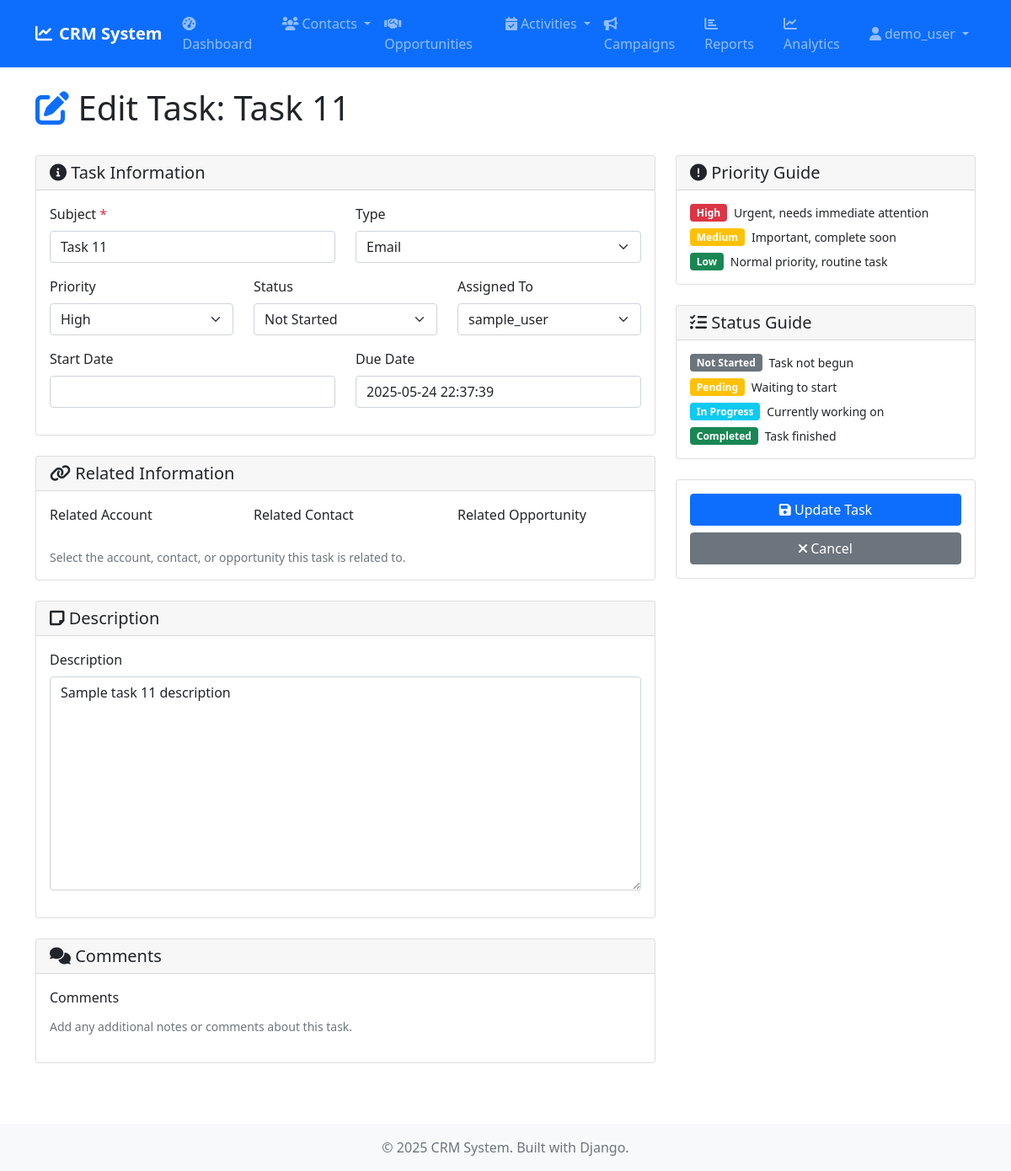
Page /tasks/17/edit/ (signed in) on the committed database.
### tasks/models.py (models this page shows, shortened)
class Task(models.Model):
    STATUS_CHOICES = [
        ('not_started', 'Not Started'),
        ('in_progress', 'In Progress'),
        ('completed', 'Completed'),
        ('pending_input', 'Pending Input'),
        ('deferred', 'Deferred'),
    ]
    PRIORITY_CHOICES = [
        ('low', 'Low'),
        ('medium', 'Medium'),
        ('high', 'High'),
    ]
    TYPE_CHOICES = [
        ('call', 'Call'),
        ('meeting', 'Meeting'),
        ('email', 'Email'),
        ('task', 'Task'),
        ('demo', 'Demo'),
        ('other', 'Other'),
    ]
    subject = models.CharField(max_length=200)
    status = models.CharField(max_length=15, choices=STATUS_CHOICES, default='not_started')
    priority = models.CharField(max_length=10, choices=PRIORITY_CHOICES, default='medium')
    task_type = models.CharField(max_length=10, choices=TYPE_CHOICES, default='task')
    due_date = models.DateTimeField()
    start_date = models.DateTimeField(null=True, blank=True)
    description = models.TextField(blank=True)
    content_type = models.ForeignKey(ContentType, on_delete=models.CASCADE, null=True, blank=True)
    object_id = models.PositiveIntegerField(null=True, blank=True)
    related_to = GenericForeignKey('content_type', 'object_id')
    assigned_to = models.ForeignKey(User, on_delete=models.CASCADE, related_name='assigned_tasks')
    created_by = models.ForeignKey(User, on_delete=models.SET_NULL, null=True, blank=True, related_name='created_tasks')
    created_at = models.DateTimeField(auto_now_add=True)
    updated_at = models.DateTimeField(auto_now=True)
    class Meta:
        ordering = ['due_date']

### tasks/views.py (the view, shortened to what this page needs)
# urls.py: path('<int:pk>/edit/', views.TaskUpdateView.as_view(), name='edit'),
class TaskUpdateView(LoginRequiredMixin, UpdateView):
    model = Task
    template_name = 'tasks/task_form.html'
    fields = ['subject', 'status', 'priority', 'task_type', 'due_date', 'start_date', 'description', 'assigned_to']

### templates/tasks/task_form.html (shortened to what this page needs)
{% extends 'base.html' %}
{% load widget_tweaks %}
{% block content %}
<div class="d-flex justify-content-between align-items-center mb-4">
    <h1>
        <i class="fas fa-{% if object %}edit{% else %}plus{% endif %} text-primary"></i>
        {% if object %}Edit Task: {{ object.subject }}{% else %}Create New Task{% endif %}
    </h1>
</div>
<form method="post" class="needs-validation" novalidate>
    <div class="row">
        <div class="col-lg-8">
            <div class="card mb-4">
                <div class="card-header">
                    <h5 class="card-title mb-0"><i class="fas fa-info-circle"></i> Task Information</h5>
                </div>
                <div class="card-body">
                    <div class="row">
                        <div class="col-md-6">
                            <div class="mb-3">
                                <label for="{{ form.subject.id_for_label }}" class="form-label">Subject <span class="text-danger">*</span></label>
                                {{ form.subject|add_class:"form-control" }}
                            </div>
                        </div>
                        <div class="col-md-6">
                            <div class="mb-3">
                                <label for="{{ form.task_type.id_for_label }}" class="form-label">Type</label>
                                {{ form.task_type|add_class:"form-select" }}
                            </div>
                        </div>
                    </div>
                    <div class="row">
                        <div class="col-md-4">
                            <div class="mb-3">
                                <label for="{{ form.priority.id_for_label }}" class="form-label">Priority</label>
                                {{ form.priority|add_class:"form-select" }}
                            </div>
                        </div>
                        <div class="col-md-4">
                            <div class="mb-3">
                                <label for="{{ form.status.id_for_label }}" class="form-label">Status</label>
                                {{ form.status|add_class:"form-select" }}
                            </div>
                        </div>
                        <div class="col-md-4">
                            <div class="mb-3">
                                <label for="{{ form.assigned_to.id_for_label }}" class="form-label">Assigned To</label>
                                {{ form.assigned_to|add_class:"form-select" }}
                            </div>
                        </div>
                    </div>
                    <div class="row">
                        <div class="col-md-6">
                            <div class="mb-3">
                                <label for="{{ form.start_date.id_for_label }}" class="form-label">Start Date</label>
                                {{ form.start_date|add_class:"form-control" }}
                            </div>
                        </div>
                        <div class="col-md-6">
                            <div class="mb-3">
                                <label for="{{ form.due_date.id_for_label }}" class="form-label">Due Date</label>
                                {{ form.due_date|add_class:"form-control" }}
                            </div>
                        </div>
                    </div>
                </div>
            </div>
            <div class="card mb-4">
                <div class="card-header">
                    <h5 class="card-title mb-0"><i class="fas fa-link"></i> Related Information</h5>
                </div>
                <div class="card-body">
                    <div class="row">
                        <div class="col-md-4">
                            <div class="mb-3">
                                <label for="{{ form.related_account.id_for_label }}" class="form-label">Related Account</label>
                            </div>
                        </div>
                        <div class="col-md-4">
                            <div class="mb-3">
                                <label for="{{ form.related_contact.id_for_label }}" class="form-label">Related Contact</label>
                            </div>
                        </div>
                        <div class="col-md-4">
                            <div class="mb-3">
                                <label for="{{ form.related_opportunity.id_for_label }}" class="form-label">Related Opportunity</label>
                            </div>
                        </div>
                    </div>
                    <div class="form-text">Select the account, contact, or opportunity this task is related to.</div>
                </div>
            </div>
            <div class="card mb-4">
                <div class="card-header">
                    <h5 class="card-title mb-0"><i class="fas fa-sticky-note"></i> Description</h5>
                </div>
                <div class="card-body">
                    <div class="mb-3">
                        <label for="{{ form.description.id_for_label }}" class="form-label">Description</label>
                        {{ form.description|add_class:"form-control" }}
                    </div>
                </div>
            </div>
            <div class="card mb-4">
                <div class="card-header">
                    <h5 class="card-title mb-0"><i class="fas fa-comments"></i> Comments</h5>
                </div>
                <div class="card-body">
                    <div class="mb-3">
                        <label for="{{ form.comments.id_for_label }}" class="form-label">Comments</label>
                        <div class="form-text">Add any additional notes or comments about this task.</div>
                    </div>
                </div>
            </div>
        </div>
        <div class="col-lg-4">
            <div class="card mb-4">
                <div class="card-header">
                    <h5 class="card-title mb-0"><i class="fas fa-exclamation-circle"></i> Priority Guide</h5>
                </div>
                <div class="card-body">
                    <div class="d-flex align-items-center mb-2">
                        <span class="badge bg-danger me-2">High</span>
                        <small>Urgent, needs immediate attention</small>
                    </div>
                    <div class="d-flex align-items-center mb-2">
                        <span class="badge bg-warning me-2">Medium</span>
                        <small>Important, complete soon</small>
                    </div>
                    <div class="d-flex align-items-center">
                        <span class="badge bg-success me-2">Low</span>
                        <small>Normal priority, routine task</small>
                    </div>
                </div>
            </div>
            <div class="card mb-4">
                <div class="card-header">
                    <h5 class="card-title mb-0"><i class="fas fa-list-check"></i> Status Guide</h5>
                </div>
                <div class="card-body">
                    <div class="d-flex align-items-center mb-2">
                        <span class="badge bg-secondary me-2">Not Started</span>
                        <small>Task not begun</small>
                    </div>
                    <div class="d-flex align-items-center mb-2">
                        <span class="badge bg-warning me-2">Pending</span>
                        <small>Waiting to start</small>
                    </div>
                    <div class="d-flex align-items-center mb-2">
                        <span class="badge bg-info me-2">In Progress</span>
                        <small>Currently working on</small>
                    </div>
                    <div class="d-flex align-items-center">
                        <span class="badge bg-success me-2">Completed</span>
                        <small>Task finished</small>
                    </div>
                </div>
            </div>
            <div class="card">
                <div class="card-body">
                    <div class="d-grid gap-2">
                        <button type="submit" class="btn btn-primary">
                            <i class="fas fa-save"></i>
                            {% if object %}Update Task{% else %}Create Task{% endif %}
                        </button>
                        <a href="{% if object %}{% url 'tasks:detail' object.pk %}{% else %}{% url 'tasks:list' %}{% endif %}" class="btn btn-secondary">
                            <i class="fas fa-times"></i> Cancel
                        </a>
                    </div>
                </div>
            </div>
        </div>
    </div>
</form>
{% endblock %}

### templates/base.html (shortened to what this page needs)
<!DOCTYPE html>
<html lang="en">
<head>
    <link href="https://cdn.jsdelivr.net/npm/bootstrap@5.1.3/dist/css/bootstrap.min.css" rel="stylesheet">
    <link href="https://cdnjs.cloudflare.com/ajax/libs/font-awesome/6.0.0/css/all.min.css" rel="stylesheet">
    {% load static %}
    <link href="{% static 'css/custom.css' %}" rel="stylesheet">
</head>
<body>
    <nav class="navbar navbar-expand-lg navbar-dark bg-primary">
        <div class="container">
            <a class="navbar-brand" href="{% url 'dashboard:home' %}">
                <i class="fas fa-chart-line me-2"></i>CRM System
            </a>
            {% if user.is_authenticated %}
            <div class="collapse navbar-collapse" id="navbarNav">
                <ul class="navbar-nav me-auto">
                    <li class="nav-item">
                        <a class="nav-link" href="{% url 'dashboard:home' %}">
                            <i class="fas fa-tachometer-alt me-1"></i>Dashboard
                        </a>
                    </li>
                    <li class="nav-item dropdown">
                        <a class="nav-link dropdown-toggle" href="#" role="button" data-bs-toggle="dropdown">
                            <i class="fas fa-users me-1"></i>Contacts
                        </a>
                    </li>
                    <li class="nav-item">
                        <a class="nav-link" href="{% url 'opportunities:list' %}">
                            <i class="fas fa-handshake me-1"></i>Opportunities
                        </a>
                    </li>
                    <li class="nav-item dropdown">
                        <a class="nav-link dropdown-toggle" href="#" role="button" data-bs-toggle="dropdown">
                            <i class="fas fa-calendar-check me-1"></i>Activities
                        </a>
                    </li>
                    <li class="nav-item">
                        <a class="nav-link" href="{% url 'campaigns:list' %}">
                            <i class="fas fa-bullhorn me-1"></i>Campaigns
                        </a>
                    </li>
                    <li class="nav-item">
                        <a class="nav-link" href="{% url 'dashboard:reports' %}">
                            <i class="fas fa-chart-bar me-1"></i>Reports
                        </a>
                    </li>
                    <li class="nav-item">
                        <a class="nav-link" href="{% url 'dashboard:analytics' %}">
                            <i class="fas fa-chart-line me-1"></i>Analytics
                        </a>
                    </li>
                </ul>
                <ul class="navbar-nav">
                    <li class="nav-item dropdown">
                        <a class="nav-link dropdown-toggle" href="#" role="button" data-bs-toggle="dropdown">
                            <i class="fas fa-user me-1"></i>{{ user.username }}
                        </a>
                    </li>
                </ul>
            </div>
            {% endif %}
        </div>
    </nav>
    <main class="container my-4">
        {% block content %}
        {% endblock %}
    </main>
    <footer class="bg-light text-center py-3 mt-5">
        <div class="container">
            <p class="text-muted mb-0">&copy; 2025 CRM System. Built with Django.</p>
        </div>
    </footer>
</body>
</html>

### static/css/custom.css (style rules this page uses)
.navbar-brand { font-weight: bold; }

### rows in the picture
Task: subject "Task 11", task_type "Email", priority "High", status "Not Started", assigned_to "sample_user", due_date "2025-05-24 22:37:39", description "Sample task 11 description"

### other values in the picture
{{ user.username }} "demo_user"
